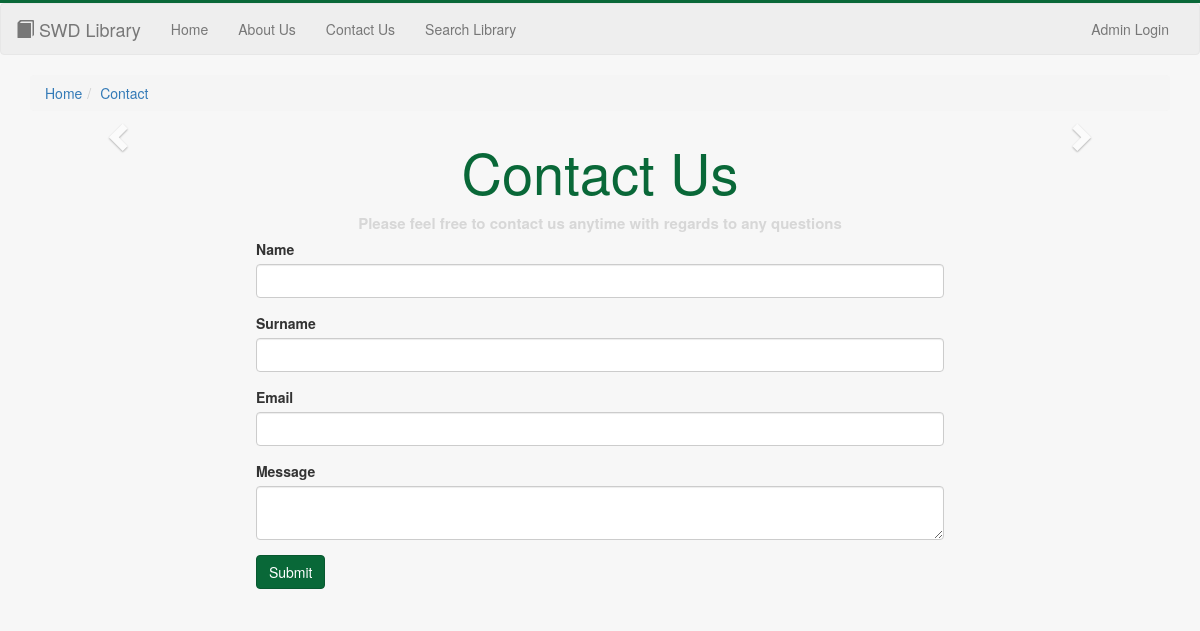
Screenshot of /public_html/src/view/contact.php with the database file from the repository.
### tables this page shows
CREATE TABLE IF NOT EXISTS pagecontent (
  PageID    INTEGER AUTO_INCREMENT NOT NULL PRIMARY KEY ,
  PageName  VARCHAR(50)            NOT NULL,
  Headline  VARCHAR(255)           NOT NULL,
  Content   LONGTEXT               NOT NULL
);

### public_html/protected/database/MySQLService.php (called while the page is built, shortened)
<?php
$root = realpath($_SERVER["DOCUMENT_ROOT"]);
require_once "$root/webdev/public_html/protected/entities/PageContent.php";
require_once "$root/webdev/public_html/protected/entities/Gallery.php";
class MySQLService {
    private $connection;
    public function getConnection() {
        return $this->connection;
    }
    public function setConnection($connection) {
        $this->connection = $connection;
    }
    public function getGalleryVisibilityByPageName($pageName): ?Gallery {
        $connection = $this->getConnection();
        $gallery = null;
        if ($connection) {
            $pageName = mysqli_real_escape_string($connection, $pageName);
            $sql = "SELECT * FROM gallery WHERE Name = '" . $pageName . "';";
            $result = mysqli_query($connection, $sql);
            if ($result->num_rows == 1) {
                $result = $result->fetch_assoc();
                $gallery = new Gallery($result["GalleryID"], $result["Name"], $result["State"]);
            }
        }
        return $gallery;
    }
    public function getContentByPageName($pageName): ?PageContent {
        $connection = $this->getConnection();
        $request = null;
        if ($connection) {
            $pageName = mysqli_real_escape_string($connection, $pageName);
            $sql = "SELECT * FROM pagecontent WHERE PageName = '" . $pageName . "';";
            $result = mysqli_query($connection, $sql);
            if ($result->num_rows == 1) {
                $result = $result->fetch_assoc();
                $request = new PageContent($result["PageID"], $result["PageName"], $result["Headline"], $result["Content"]);
            }
        }
        return $request;
    }
}

### public_html/protected/controller/ContentController.php (called while the page is built, shortened)
<?php
$root = realpath($_SERVER["DOCUMENT_ROOT"]);
require_once "$root/webdev/public_html/protected/database/MySQLService.php";
class ContentController {
    public static function getContentByPageName($pageName): ?PageContent {
        $sqlService = new MySQLService();
        if ($sqlService->connect()) {
            return $sqlService->getContentByPageName($pageName);
        }
        return null;
    }
}

### public_html/protected/controller/ImageGalleryController.php (called while the page is built, shortened)
<?php
$root = realpath($_SERVER["DOCUMENT_ROOT"]);
require_once "$root/webdev/public_html/protected/database/MySQLService.php";
class ImageGalleryController {
    public static function getGalleryVisibilityByPageName($pageName) : ?Gallery {
        $sqlService = new MySQLService();
        if ($sqlService->connect()) {
            return $sqlService->getGalleryVisibilityByPageName($pageName);
        }
        return null;
    }
}

### public_html/protected/entities/Gallery.php (called while the page is built, shortened)
<?php
class Gallery implements Serializable {
    private $galleryId, $name, $state;
    public function __construct($galleryId, $name, $state)
    {
        $this->state = $state;
    }
    public function getState()
    {
        return $this->state;
    }
}

### public_html/protected/entities/PageContent.php (called while the page is built, shortened)
<?php
class PageContent implements Serializable {
    private $pageId, $pageName, $headline, $content;
    public function __construct($pageId, $pageName, $headline, $content) {
        $this->headline = $headline;
        $this->content = $content;
    }
    public function getHeadline() {
        return $this->headline;
    }
    public function getContent() {
        return $this->content;
    }
}

### public_html/src/view/contact.php (the view, shortened to what this page needs)
<html>
<head>
    <?php include '../../protected/view/parts/head.php'; ?>
</head>
<?php include '../../protected/view/parts/header.php'; ?>
<body>
<?php
$pageName = basename(__FILE__, '.php');
$root = realpath($_SERVER["DOCUMENT_ROOT"]);
require_once "$root/webdev/public_html/protected/controller/ContentController.php";
require_once "$root/webdev/public_html/protected/controller/ImageGalleryController.php";
require_once "../../protected/entities/PageContent.php";
$content = ContentController::getContentByPageName($pageName);
?>
<div class="container">
    <?php include '../../protected/view/parts/breadcrumb.php';
    $visibility = ImageGalleryController::getGalleryVisibilityByPageName($pageName);
    if (isset($visibility) && $visibility->getState() == 1) {
    ?>
    <div id="imageGalleryWrapper">
        <?php
        include '../../protected/view/parts/imagegallery.php';
        } ?>
    </div>
    <div class="heading"><h1><?php if (isset($content)) {
                echo $content->getHeadline();
            } ?></h1>
        <label><?php if (isset($content)) {
                echo $content->getContent();
            } ?></label>
    </div>
    <div class="form-container container">
        <form action="../protected/action/contact.php" method="post">
            <div class="form-group">
                <label for="name">Name</label>
                <input title="name" type="text" class="form-control" name="name" required>
            </div>
            <div class="form-group">
                <label for="surname">Surname</label>
                <input title="surname" type="text" class="form-control" name="surname" required>
            </div>
            <div class="form-group">
                <label for="email">Email</label>
                <input title="email" type="email" class="form-control" name="email" required>
            </div>
            <div class="form-group">
                <label for="message">Message</label>
                <textarea title="message" class="form-control" name="message" required></textarea>
            </div>
            <button type="submit" class="btn btn-primary">Submit</button>
        </form>
    </div>
</div>
</body>
</html>

### public_html/src/css/main.css (style rules this page uses)
body { margin: 0 0 40px; border-top: 3px solid #096838; overflow-x: hidden; background-color: #f7f7f7; }
h1 { font-size: 56px; color: #096838; margin-top: 10px; }
textarea { resize: vertical; }
.heading { margin-left: auto !important; margin-right: auto !important; text-align: center; }
.heading > label { font-size: 15px; color: #d7d7d7; }
.form-container { width: 63%; }
.btn-primary { background-color: #096838; border-color: #085830; }
@media screen and (max-width: 1700px) { .heading { width: 70%; } }
@media screen and (max-width: 1450px) { .heading { width: 80%; } }
@media screen and (max-width: 1350px) { .heading { width: 85%; } }
@media screen and (max-width: 1200px) { .heading { width: 90%; } }

### rows the page displays
pagecontent: Headline "Contact Us", Content "Please feel free to contact us anytime with regards to any questions"

### other values shown
str_replace(array(".php", "_"), array("", " "), end($crumbs)) . ' ' "Contact"
